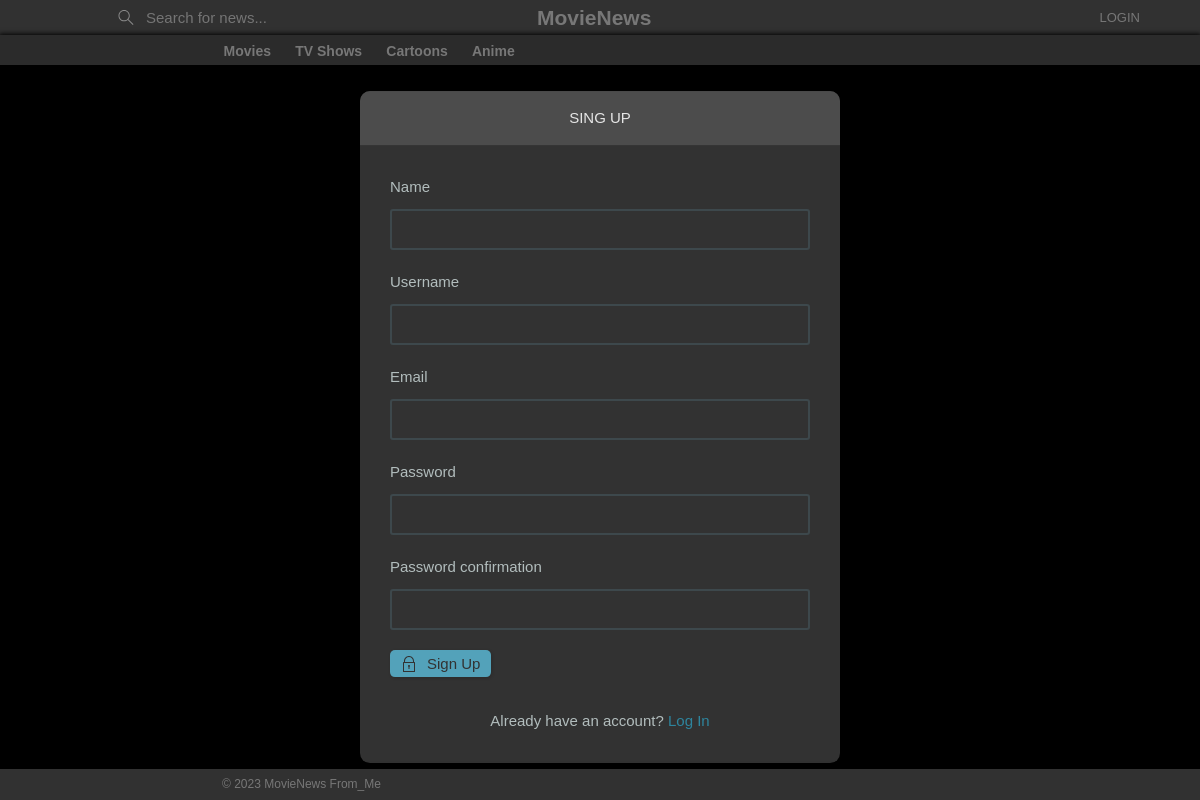
Screenshot of /register/ with the database file from the repository.
### base/models.py (models this page shows, shortened)
class Topic(models.Model):
    name = models.CharField(max_length=200)

### base/views.py (the view, shortened to what this page needs)
# urls.py: path('register/', views.registerPage, name="register"),
def registerPage(request):
    form = MyUserCreationForm()
    topics = Topic.objects.all()
    context = {'form': form, 'topics': topics}
    return render(request, 'base/login_registration.html', context)

### base/forms.py
class MyUserCreationForm(UserCreationForm):
    class Meta:
        model = User
        fields = ['name', 'username', 'email', 'password1', 'password2']

### base/templates/base/login_registration.html (shortened to what this page needs)
{% extends 'main.html' %}
{% load static %}
{% block content %}
<main class="auth layout">
  {% if page == 'login' %}
  <div class="container">
    <div class="layout__box">
      <div class="layout__boxHeader">
        <div class="layout__boxTitle">
          <h3>Log In</h3>
        </div>
      </div>
      <div class="layout__body">
        <form class="form" method="POST" action="">
          {% csrf_token %}
          <div class="form__group form__group">
            <label for="room_email">Email</label>
            <input id="email" name="email" type="text" placeholder="Enter email"/>
          </div>
          <div class="form__group">
            <label for="password">Password</label>
            <input id="password" name="password" type="password" placeholder="Enter password"/>
          </div>
          <button class="btn btn--main" type="submit">
            <svg
              version="1.1"
              xmlns="http://www.w3.org/2000/svg"
              width="32"
              height="32"
              viewBox="0 0 32 32"
            >
              <title>lock</title>
              <path
                d="M27 12h-1v-2c0-5.514-4.486-10-10-10s-10 4.486-10 10v2h-1c-0.553 0-1 0.447-1 1v18c0 0.553 0.447 1 1 1h22c0.553 0 1-0.447 1-1v-18c0-0.553-0.447-1-1-1zM8 10c0-4.411 3.589-8 8-8s8 3.589 8 8v2h-16v-2zM26 30h-20v-16h20v16z"
              ></path>
              <path
                d="M15 21.694v4.306h2v-4.306c0.587-0.348 1-0.961 1-1.694 0-1.105-0.895-2-2-2s-2 0.895-2 2c0 0.732 0.413 1.345 1 1.694z"
              ></path>
            </svg>
            Log in
          </button>
        </form>
        <div class="auth__action">
          <p>Don't have an account? <a href="{% url 'register' %}" class="btn btn--link">Sign Up</a></p>
        </div>
      </div>
    </div>
  </div>
  {% else %}
  <div class="container">
    <div class="layout__box">
      <div class="layout__boxHeader">
        <div class="layout__boxTitle">
          <h3>Sing Up</h3>
        </div>
      </div>
      <div class="layout__body">
        <form class="form" method="POST" action="">
          {% for field in form %}
          <div class="form__group form__group">
            <label for="room_name">{{field.label}}</label>
            {{field}}
          </div>
          {% endfor %}
          <button class="btn btn--main" type="submit">
            Sign Up
          </button>
        </form>
        <div class="auth__action">
          <p>Already have an account? <a href="{% url 'login' %}" class="btn btn--link">Log In</a></p>
        </div>
      </div>
    </div>
  </div>
  {% endif %}
</main>
{% endblock content %}

### templates/navbar.html (shortened to what this page needs)
{% load static %}
<header class="header header--loggedIn">
  <div class="container">
    <a href="{% url 'home' %}" class="header__logo">
      <h1>MovieNews</h1>
    </a>
    <form class="header__search" method="GET" action="{% url 'home' %}">
      <label>
        <input name="q" placeholder="Search for news..."/>
      </label>
    </form>
    <nav class="header__menu">
      {% if request.user.is_authenticated %}
      <div class="header__user">
        <a href="{% url 'user-profile' request.user.id %}">
          <!-- <div class="avatar avatar--medium active">
            <img src="https://randomuser.me/api/portraits/men/37.jpg" />
          </div> -->
          <p>Profile</p>
        </a>
        <button class="dropdown-button">
          <svg version="1.1" xmlns="http://www.w3.org/2000/svg" width="32" height="32" viewBox="0 0 32 32">
            <title>chevron-down</title>
            <path d="M16 21l-13-13h-3l16 16 16-16h-3l-13 13z"></path>
          </svg>
        </button>
      </div>
      {% else %}
      <a href="{% url 'login' %}">
        <p>Login</p>
      </a>
      {% endif %}
    </nav>
  </div>
  <div class="b-topnav_wrapper shm">
    <nav class="b-topnav b-wrapper">
      <ul class="b-topnav__list">
        {% for topic in topics|slice:":4"  %}
        <li>
          <a href="{% url 'home' %}?q={{topic.name}}" class="b-topnav__item-link {% if selected_topic == topic.name %}active{% endif %}">
            {{topic.name}}
          </a>
        </li>
        {% endfor %}
      </ul>
    </nav>
  </div>
</header>

### static/styles/style.css (style rules this page uses)
:root { --color-main-light: #e1f6fb; --color-dark: #333; --color-light: #e5e5e5; --color-gray: #8b8b8b; --color-light-gray: #b2bdbd; --color-bg: #efefef; --color-success: #5dd693; --color-error: #fc4b0b; }
* { font-family: Arial, Helvetica, sans-serif; margin: 0; padding: 0; box-sizing: border-box; text-rendering: optimizeLegibility; font-size: inherit; }
html { font-size: 56.25%; }
@media only screen and (min-width: 1200px) { html { font-size: 62.5%; } }
body { line-height: 1.6; font-weight: 400; font-size: 1.5rem; color: var(--color-light-gray); background-color: var(--color-bg); min-height: 100vh; }
a { color: #2e859e; text-decoration: none; transition: all 0.3s ease-in-out; }
.container { max-width: 120rem; width: 90%; margin: auto; }
.btn { background-color: transparent; border: none; display: inline-flex; align-items: center; gap: 1rem; cursor: pointer; transition: all ease-in-out 0.3s; padding: 0.5rem 1.1rem; border-radius: 5px; box-shadow: 1px 1px 3px 1px rgba(0, 0, 0, 0.15); font-weight: 500; }
.btn--link { border-radius: 0; padding: 0; color: #2e859e; box-shadow: none; }
.btn--main { background-color: rgb(99, 214, 249); color: #333; opacity: 0.684; }
.btn > svg { fill: currentColor; width: 1.6rem; height: 1.6rem; }
.header { background-color: #313131; }
.header > .container { display: flex; height: 35px; }
.header__logo, .header__user { display: flex; gap: 2rem; align-items: center; }
.header__logo > h1 { font-size: 2.1rem; margin-left: -80px; padding: 0 17px; position: absolute; left: 50%; color: #777; transition: all 0.3s ease-in-out; }
.header__search > label { padding: 0.9rem 1rem; display: flex; align-items: center; gap: 1rem; border-radius: 4px; transform: translateX(10%); }
.header__search svg { fill: var(--color-gray); width: 2rem; height: 1.5rem; margin-left: 1rem; }
.header__search input { width: 30rem; background: transparent; border: none; outline: none; color: var(--color-light-gray); }
.header__menu { margin-left: auto; position: relative; }
.header__menu a { display: flex; gap: 1.5rem; align-items: center; font-weight: 500; text-decoration: none; color:#777; background-color: #313131; }
.header__menu p { color: #777; font-size: 13px; text-transform: uppercase; margin-top: 8px; }
.layout { margin-top: 2.4rem; margin-left: 76px; }
.layout > .container { display: flex; justify-content: space-between; align-items: flex-start; }
.layout__box { width: 90%; max-width: 48rem; min-height: 40rem; position: absolute; top: 50%; left: 50%; transform: translate(-50%, -46%); background-color: rgba(59, 59, 59, 0.85); border-radius: 1rem; box-shadow: 1px 1px 6px 3px rgba(0, 0, 0, 0.1); overflow: hidden; }
.layout__boxHeader { display: flex; padding: 1.5rem; background-color: rgba(83, 83, 83, 0.8); }
.layout__boxTitle { display: flex; gap: 1.5rem; align-items: center; }
.layout__boxTitle h3 { text-transform: uppercase; font-weight: 500; color: var(--color-light); }
.layout__body { margin: 3rem; }
.form__group { margin-bottom: 2rem; width: 100%; }
.form__group label { display: block; font-size: 1.5rem; margin-bottom: 1rem; }
.form__group input, .form__group textarea, .form__group select { background: transparent; border: 2px solid rgb(61, 72, 76); padding: 1rem; border-radius: 3px; width: 100%; color: var(--color-light); font-weight: 500; outline: none; }
.auth .layout__boxHeader { text-align: center; justify-content: center; }
.auth__action { margin-top: 3rem; text-align: center; }
.b-topnav__list li { display: inline-block; white-space: nowrap; margin-left: 10px; }
.b-topnav_wrapper.shm { -webkit-box-shadow: 0 0 5px 1px #000; -moz-box-shadow: 0 0 5px 1px #000; box-shadow: 0 0 5px 1px #000; }
.b-topnav_wrapper { -webkit-transition: all .3s linear; -moz-transition: all .3s linear; -ms-transition: all .3s linear; -o-transition: all .3s linear; transition: all .3s linear; background-color: #2b2b2b; height: 30px; padding-top: 20px; top: 40px; left: 0; width: 100%; z-index: 98; margin-right: 50px; overflow-x: hidden; overflow-y: hidden; }
.b-topnav__item-link { color: #777; display: inline-block; font-size: 14px; font-weight: bold; bottom: 16px; position: relative; z-index: 101; white-space: nowrap; display: inline-block; margin-right: 10px; white-space: nowrap; }
.b-topnav__list { list-style: none; padding: 0; transform: translateX(17.8%); }

### base/templates/base/login_registration.html (style rules this page uses)
body { background-color: rgb(0, 0, 0); }

### rows the page displays
Topic: name "Movies"
Topic: name "TV Shows"
Topic: name "Сartoons"
Topic: name "Anime"

### other values shown
{{ field.label }} "Name" "Username" "Email" "Password" "Password confirmation"
